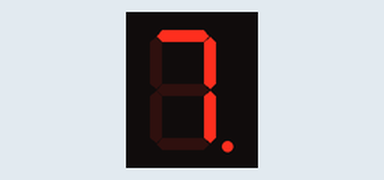
This sketch was run on a simulated Arduino Uno, built with avr-gcc and run on an emulated ATmega328P. Parts: 1-digit seven-segment display. Wiring (inferred from the names in the program): 1-digit 7-segment display, segments lit when HIGH: segments pin 9, pin 8, pin 7, pin 6, pin 5, pin 4, pin 3, pin 2. The segment pins are drawn as the display they are named for.

Above: at 0.1 s.
At 1.1 s:
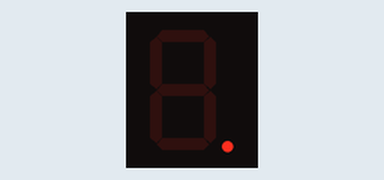

The sketch:

ACT05.ino
```cpp
  const int a=9; //a of 7-segment attach to digital pin 9
  const int b=8; //b of 7-segment attach to digital pin 8
  const int c=7; //c of 7-segment attach to digital pin 7
  const int d=6; //c of 7-segment attach to digital pin 6
  const int e=5; //d of 7-segment attach to digital pin 5
  const int f=4; //e of 7                 -segment attach to digital pin 4
  const int g=3; //f of 7-segment attach to digital pin 3
  const int dp=2; //g of 7-segment attach to digital pin 2

void setup() {
  // put your setup code here, to run once:
  pinMode(2,OUTPUT);
  pinMode(3,OUTPUT);
  pinMode(4,OUTPUT);
  pinMode(5,OUTPUT);
  pinMode(6,OUTPUT);
  pinMode(7,OUTPUT);
  pinMode(8,OUTPUT);
  pinMode(9,OUTPUT);

}

void loop() {
  // put your main code here, to run repeatedly:
  digital_7();
  delay(1000);
  dp_display();
  delay(1000);
}

void digital_7(void) //display 7 to the 7-segment
{
  digitalWrite(a,HIGH);
  digitalWrite(b,HIGH);
  digitalWrite(c,HIGH);
  digitalWrite(dp,HIGH);
  digitalWrite(d,LOW);
  digitalWrite(e,LOW);
  digitalWrite(f,LOW);
  digitalWrite(g,LOW);
}

void dp_display()
{
  digitalWrite(a,LOW);
  digitalWrite(b,LOW);
  digitalWrite(c,LOW);
  digitalWrite(dp,HIGH);
  digitalWrite(d,LOW);
  digitalWrite(e,LOW);
  digitalWrite(f,LOW);
  digitalWrite(g,LOW);
}
```

Measured:
- what the display in image 1 shows lasts 1.0 s, from 1.0 s to 2.0 s
